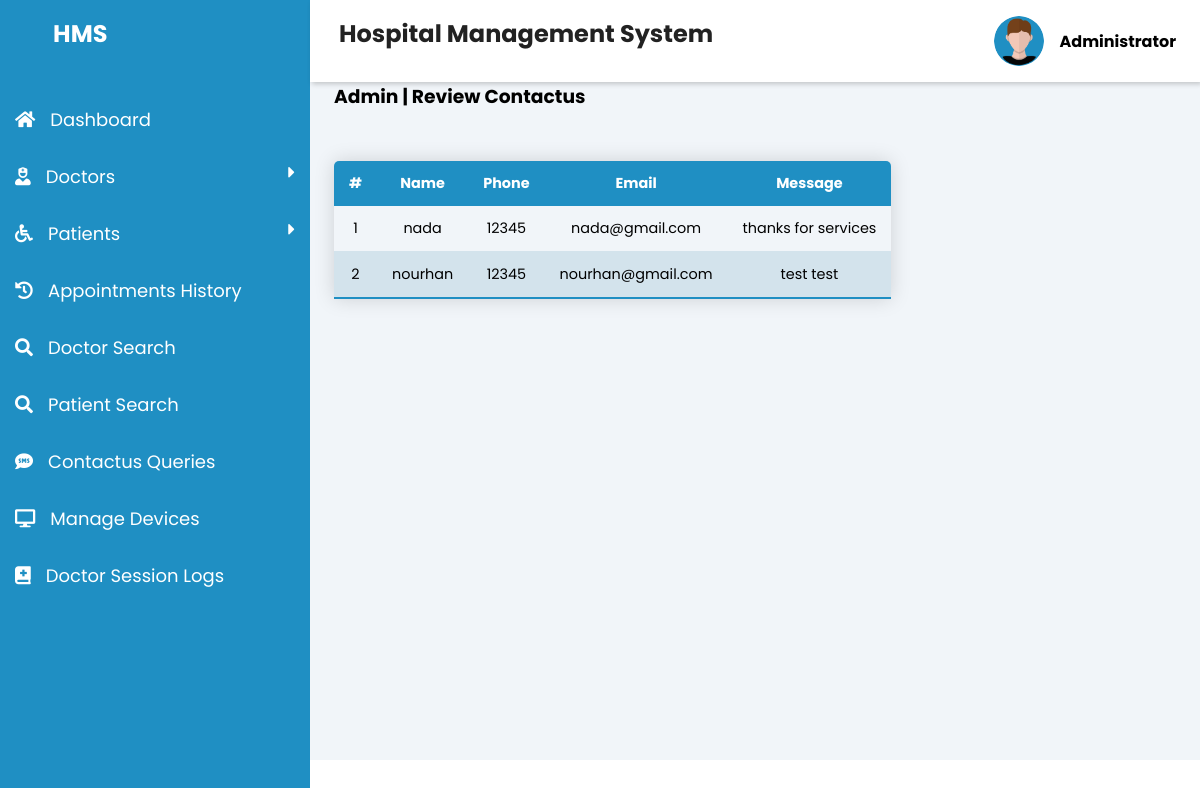
The app's page /HMS/HMIS/Admin/Contactus-Show.php with its own data.
### tables this page shows
CREATE TABLE `contactus` (
  `id` int(11) NOT NULL,
  `name` varchar(50) NOT NULL,
  `phone` varchar(50) NOT NULL,
  `email` varchar(50) NOT NULL,
  `message` varchar(500) NOT NULL
);

### HMS/HMIS/Admin/Contactus-Show.php (the view, shortened to what this page needs)
<!DOCTYPE html>
<html>
<head>
    <link rel="stylesheet" href="https://maxst.icons8.com/vue-static/landings/line-awesome/line-awesome/1.3.0/css/line-awesome.min.css">
    <link rel="stylesheet" href="https://cdnjs.cloudflare.com/ajax/libs/font-awesome/5.15.3/css/all.min.css" />
    <link rel="stylesheet" href="dashboard-style.css">
</head>
<body>
    <div class="sidebar">
        <div class="sidebar-brand">
            <h2><span class="las la-clinic-medical"></span> <span>HMS</span></h2>
        </div>
        <div class="sidebar-menu">
            <ul>
                <li> <a href="Admin-dashboard.php">
                        <i class="fas fa-home"></i><span style="margin-left: 15px;">Dashboard</span>
                    </a>
                </li>
                <li> <a href="#">
                        <i class="fas fa-user-nurse"></i><span style="margin-left: 15px;">Doctors</span>
                        <i class="fas fa-caret-right icon" style="float: right;"></i>
                    </a>
                </li>
                <li><a href="#">
                        <i class="fas fa-wheelchair"></i><span style="margin-left: 15px;">Patients</span>
                        <i class="fas fa-caret-right icon" style="float: right;"></i>
                    </a>
                </li>
                <li> <a href="Appointment-History.php">
                        <i class="fas fa-history"></i><span style="margin-left: 15px;">Appointments History</span>
                    </a>
                </li>
                <li> <a href="Doctors-Search.php">
                        <i class="fas fa-search"></i><span style="margin-left: 15px;">Doctor Search</span>
                    </a>
                </li>
                <li> <a href="Patients-Search.php">
                        <i class="fas fa-search"></i><span style="margin-left: 15px;">Patient Search</span>
                    </a>
                </li>
                <li> <a href="#">
                        <i class="fas fa-sms"></i><span style="margin-left: 15px;">Contactus Queries</span>
                    </a>
                </li>
                <li> <a href="Devices-Show.php">
                        <i class="fas fa-desktop"></i><span style="margin-left: 15px;">Manage Devices</span>
                    </a>
                </li>
                <li> <a href="#">
                        <i class="fas fa-book-medical"></i><span style="margin-left: 15px;">Doctor Session Logs</span>
                    </a>
                </li>
            </ul>
        </div>
    </div>
    <div class="main-content">
        <header>
            <h2>
                <label for="nav-toggle">
                    <span class="las la-bars"></span>
                </label> Hospital Management System
            </h2>
            <div class="user-wrapper">
                <img src="../img/profile.png" width="50px" height="50px" alt="">
                <div>
                    <h4>Administrator</h4>
                </div>
            </div>
        </header>
        <main>
            <div class="mainTitle">
                <h3>Admin | Review Contactus</h3><br>
            </div>
            <table class="content-table">
                <thead>
                    <tr>
                        <th>#</th>
                        <th>Name</th>
                        <th>Phone</th>
                        <th>Email</th>
                        <th>Message</th>
                    </tr>
                </thead>
                <tbody>
                    <?php
                    $conn = new mysqli('localhost', 'root', '', 'hospital');
                    $sql = "SELECT * FROM contactus";
                    $result = $conn->query($sql);
                    if ($result->num_rows > 0) {
                        while ($row = $result->fetch_assoc()) {
                    ?>
                            <tr>
                                <td><?php echo $row['id']; ?></td>
                                <td><?php echo $row['name']; ?></td>
                                <td><?php echo $row['phone']; ?></td>
                                <td><?php echo $row['email']; ?></td>
                                <td><?php echo $row['message']; ?></td>
                            </tr>
                    <?php
                        }
                    } else {
                        echo "No Record Found";
                    }
                    ?>
                </tbody>
            </table>
        </main>
    </div>
</body>
</html>

### HMS/HMIS/Admin/dashboard-style.css (style rules this page uses)
:root { --main-color: #1f8fc3; --color-dark: #1D2231; --text-grey: #8390A2; }
* { padding: 0; margin: 0; box-sizing: border-box; list-style-type: none; text-decoration: none; font-family: 'Poppins', sans-serif; }
.sidebar { width: 310px; position: fixed; left: 0; top: 0; height: 100%; background: #1f8fc3; z-index: 100; transition: width 300ms; }
.sidebar-brand { height: 75px; padding: 1rem 0rem 1rem 2rem; color: #fff; }
.sidebar-brand span { display: inline-block; padding-right: 1rem; }
.sidebar-menu { margin-top: 1rem; }
.sidebar-menu li { transition: 1s all; font-family: 'Poppins', sans-serif; font-size: 18px; padding: 15px; color: #fff; list-style: none; display: block; border-top-right-radius: 10px 10px; border-bottom-right-radius: 10px 10px; }
.sidebar-menu li a { color: white; }
.main-content { transition: margin-left 300ms; margin-left: 310px; }
header { background: #fff; display: flex; justify-content: space-between; padding: 1rem 1.5rem; box-shadow: 2px 2px 5px rgba(0, 0, 0, 0.2); position: fixed; left: 310px; width: calc(100% - 310px); top: 0; z-index: 100; transition: left 300ms; }
header h2 { color: #222; }
header label span { padding-right: 5px; }
.user-wrapper { display: flex; align-items: center; }
.user-wrapper img { border-radius: 70%; margin-right: 1rem; }
main { margin-top: 50px; padding: 2rem 1.5rem; background: #f1f5f9; min-height: calc(100vh - 90px); }
.content-table { border-collapse: collapse; margin: 25px 0; font-size: 0.9em; min-width: 400px; border-radius: 5px 5px 0 0; overflow: hidden; box-shadow: 0 0 20px rgba(0, 0, 0, 0.15); }
.content-table thead tr { background-color: var(--main-color); color: #ffffff; text-align: left; font-weight: bold; }
.content-table th, .content-table td { padding: 12px 15px; text-align: center; }
.content-table tbody tr { border-bottom: 1px solid #d3e3ec; }
.content-table tbody tr:nth-of-type(even) { background-color: #d3e3ec; }
.content-table tbody tr:last-of-type { border-bottom: 2px solid var(--main-color); }

### records on screen
contactus: id "1", name "nada", phone "12345", email "nada@gmail.com", message "thanks for services"
contactus: id "2", name "nourhan", phone "12345", email "nourhan@gmail.com", message "test test"
